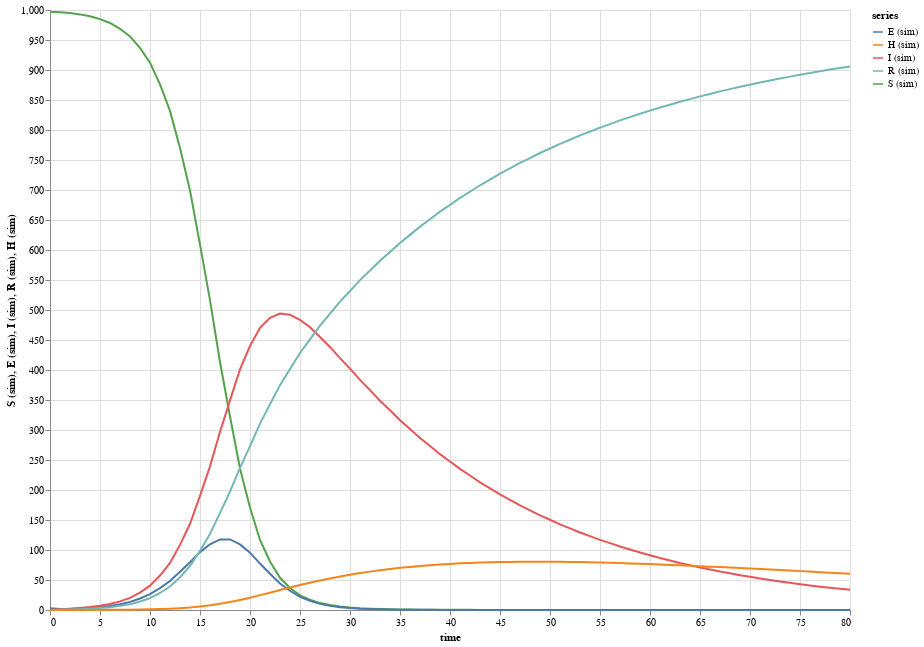

Notebook source saved alongside this figure:
### Code cell
plot("seirh sim", [seirh_sim_S_series, seirh_sim_E_series, seirh_sim_I_series, seirh_sim_R_series, seirh_sim_H_series], time(seirh_sim), "time")

### Figure 1 — Vega-Lite specification as saved in the notebook (floating-point values rounded to 4 significant figures; data arrays with more than 128 entries replaced by an {"elided": "..."} marker saying what was removed)
{"$schema": "https://vega.github.io/schema/vega-lite/v4.json", "data": {"values": {"elided": "405 records"}}, "description": "", "height": 600, "layer": [{"encoding": {"color": {"field": "series", "type": "nominal"}, "x": {"field": "time", "type": "quantitative"}, "y": {"field": "S (sim)", "type": "quantitative"}}, "mark": "line"}, {"encoding": {"color": {"field": "series", "type": "nominal"}, "x": {"field": "time", "type": "quantitative"}, "y": {"field": "E (sim)", "type": "quantitative"}}, "mark": "line"}, {"encoding": {"color": {"field": "series", "type": "nominal"}, "x": {"field": "time", "type": "quantitative"}, "y": {"field": "I (sim)", "type": "quantitative"}}, "mark": "line"}, {"encoding": {"color": {"field": "series", "type": "nominal"}, "x": {"field": "time", "type": "quantitative"}, "y": {"field": "R (sim)", "type": "quantitative"}}, "mark": "line"}, {"encoding": {"color": {"field": "series", "type": "nominal"}, "x": {"field": "time", "type": "quantitative"}, "y": {"field": "H (sim)", "type": "quantitative"}}, "mark": "line"}], "width": 800}
